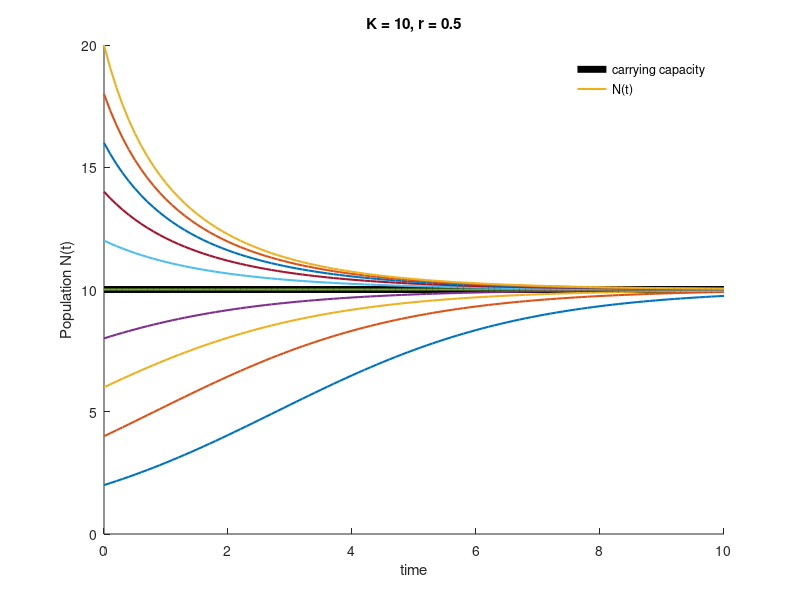

MATLAB code for this plot:
%% Logistic Growth Model Simulation
close all;
clear all;

% Parameters
r  = 0.5;                   % growth rate (unit: 1/time)
K  = 10;                    % Carrying capacity (unit: # of animals)
t  = linspace(0, 10, 101);  % 101 points in time spanning [0,10]

N0 = 2;                     % initial population (unit: # of animals)

% Plot settings
figure; hold on;
hK = plot([min(t) max(t)], [K K], '-k', 'LineWidth', 5);
for i = 1:10
   N0       = 2*i;
   N        = K ./ (1 + ((K-N0)/N0).*exp(-r.*t));   % solution
   hN       = plot(t, N, 'LineWidth', 1.5);
end

% Labels and annotations
xlabel('time');
ylabel('Population N(t)');
titleString = sprintf('K = %d, r = %2.1f', K, r);
title(titleString);
set(gca, 'YLim', [0 20]);
legend([hK hN], 'carrying capacity', 'N(t)');
legend boxoff;
